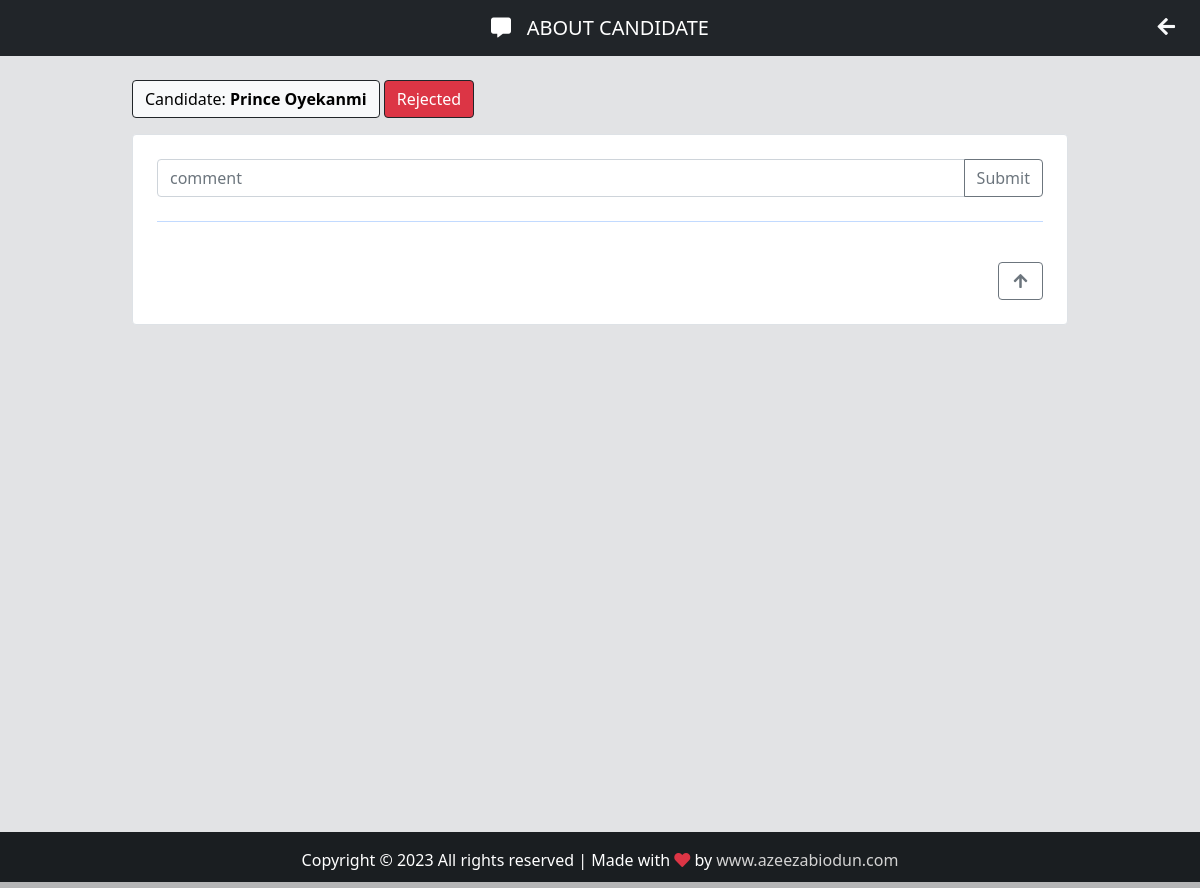
The app's page /chat-candidate/19/ (signed in) with its own data.
### app/models.py (models this page shows, shortened)
class candidate(models.Model):
    first_name = models.CharField(max_length=50)
    last_name = models.CharField(max_length=50)
    job = models.CharField(max_length=5, verbose_name='Job code')
    birth =models.DateField(auto_now=False, auto_now_add=False, verbose_name='Birthday')
    phone = models.CharField(max_length=18)
    personality = models.CharField(max_length=50, null=True, choices=PERSONALITY)
    salary = models.CharField(max_length=50, verbose_name='Salary expectation')
    gender = models.CharField(max_length=7)
    experience = models.BooleanField(null=True)
    smoker = models.CharField(max_length=10, null=True, choices=SMOKER, default="")
    email = models.EmailField(max_length=50)
    message = models.TextField(verbose_name='Presentation')
    file = models.FileField(upload_to='resume', blank=True, verbose_name='Resume')
    image = models.ImageField(upload_to='photo', blank=True, verbose_name='Photo')
    created_at = models.DateTimeField(auto_now_add=True)
    updated_at = models.DateTimeField(auto_now=True)
    Situation = models.CharField(max_length=50, null=True, choices=SITUATION, default='Pending')
    company_note = models.TextField(blank=True)
    frameworks = MultiSelectField(choices=FRAMEWORKS, default="", max_length=50)
    languages = MultiSelectField(choices=LANGUAGES, default="", max_length=50)
    databases = MultiSelectField(choices=DATABASES, default="", max_length=50)
    libraries = MultiSelectField(choices=LIBRARIES, default="", max_length=50)
    mobile = MultiSelectField(choices=MOBILE, default="", max_length=50)
    others = MultiSelectField(choices=OTHERS, default="", max_length=50)
    institution = models.CharField(max_length=50)
    course = models.CharField(max_length=50)
    started_course = models.DateField(auto_now=False, auto_now_add=False)
    finished_course = models.DateField(auto_now=False, auto_now_add=False)
    about_course = models.TextField()
    status_course = models.CharField(max_length=50, null=True, choices=STATUS_COURSE)
    company = models.CharField(max_length=50)
    position = models.CharField(max_length=50)
    started_job = models.DateField(auto_now=False, auto_now_add=False)
    finished_job = models.DateField(auto_now=False, auto_now_add=False)
    about_job = models.TextField()
    employed = models.BooleanField(null=True, verbose_name='I am employed')
    remote = models.BooleanField(null=True, verbose_name='I agree to work remotely')
    travel = models.BooleanField(null=True, verbose_name="I'm available for travel")

### app/views.py (the view)
# urls.py: path('chat-candidate/<int:id>/', views.chat_candidate, name='chat-candidate')
@login_required(login_url="loginpage")
@cache_control(no_cache=True, must_revalidate=True, no_store=True)
def chat_candidate(request, id):
    candidateObj = candidate.objects.get(pk=id)
    chat_candidate = ChartCandidate.objects.all().order_by('-dt')
    list_users = User.objects.all()
    if request.method == 'POST':
        form = ChatCandidateForm(request.POST or None)
        if form.is_valid():
            form.save()
            return redirect('chat-candidate', id=candidateObj.id)
    else:
        form = ChatCandidateForm()
    context = {
        'form': form,
        'chat_candidate': chat_candidate,
        'list_users': list_users,
        'candidateObj': candidateObj
    }
    return render(request, 'app/chat_candidate.html', context)

### app/forms.py
class ChatCandidateForm(forms.ModelForm):
    class Meta:
        model = ChartCandidate
        fields = "__all__"

### app/templates/app/chat_candidate.html (shortened to what this page needs)
{% extends 'base.html' %}
{% block footer-color %}style="color: #d3d3d3;" {% endblock footer-color %}>
{% block nav-content %}
<a class="navbar-brand flex-grow-1 text-center text-align to_center">
  <i class="fas fa-comment-alt"></i>&nbsp;&nbsp; ABOUT CANDIDATE
</a>
{% include 'partials/back.html' %}
{% endblock nav-content %}
{% block content %}
<div class="container mb-3 mt-4" id="chat-data">
  <button class="btn btn-light border-dark" style="cursor: default;">
    Candidate: <strong>{{ candidateObj.first_name }} {{ candidateObj.last_name }}</strong>
  </button>
  <button class="btn {% if candidateObj.Situation == 'Pending' %} btn-warning {% elif candidateObj.Situation == 'Approved' %} btn-success {% else %} btn-danger {% endif %} border-dark" style="cursor: default;">
    {{ candidateObj.Situation }}
  </button>
</div>
<div class='container mt-3 mb-5 card-chat'>
  <div class="card border p-4" id='top'>
    <form method="POST" nonvalidate>
       <div class="input-group mb-4">
          <input type='text' name="chat" class="form-control" placeholder="comment">
          <button class="btn btn-outline-secondary" type="submit">Submit</button>
       </div>
       <hr class="text-primary border-5">
    </form>
    {% include 'partials/go_up.html' %}
  </div>
</div>
{% endblock content %}

### static/css/style.css (style rules this page uses)
html, body { scroll-behavior: smooth; height: 100%; margin: 0; max-width: 100%; }
a { text-decoration: none !important; }
.to_center { left:50%; transform: translateX(-50%); position: relative; }
#chat-data { width: 80%; }
.card-chat { width: 80%; font-size: 14px; overflow-y: auto; height: 700px; scroll-behavior: smooth; }

### app/templates/app/chat_candidate.html (style rules this page uses)
body { background-color: #e2e3e5 }

### records on screen
candidate: first_name "Prince", last_name "Oyekanmi", Situation "Rejected"
